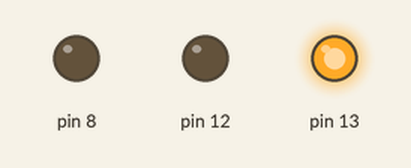
Bench run of a sketch on a simulated Arduino Uno, built with avr-gcc and run on an emulated ATmega328P. Shown: output pins drawn as LEDs (lit = HIGH). At 30.0 s the program stops and its outputs stay as they are.

Above: at 0.2 s.
At 1.7 s:
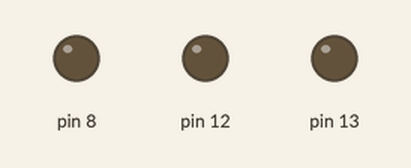
Timing chart, 0 to 3.0 s (numbered marks = the images above):
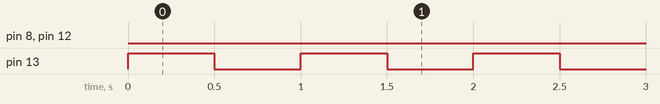

The sketch:

01-blinker.ino
```cpp
void setup() {
  // put your setup code here, to run once:
pinMode(13, OUTPUT);
pinMode(12, OUTPUT);
pinMode(8, OUTPUT);
}

void loop() {
  for (int i = 0; i < 5; i++)
{digitalWrite(13, HIGH);
delay(500);
digitalWrite(13, LOW);
delay(500);
}

for (int i = 0; i < 10; i++)
{digitalWrite(12, HIGH);
delay(500);
digitalWrite(12, LOW);
delay(500);
}

for (int i = 0; i < 15; i++)
{digitalWrite(8, HIGH);
delay(500);
digitalWrite(8, LOW);
delay(500);
}

while(true) {
}
}
```

Measured:
- by itself, pin 8: LOW → HIGH at 15.0 s, → LOW 0.50 s later, → HIGH 0.50 s later, → LOW 0.50 s later, … (30 changes in this stretch)
- by itself, pin 12: LOW → HIGH at 5.0 s, → LOW 0.50 s later, → HIGH 0.50 s later, → LOW 0.50 s later, … (20 changes in this stretch)
- by itself, pin 13: alternates HIGH for 0.50 s and LOW for 0.50 s, 10 changes in all, then stays LOW
